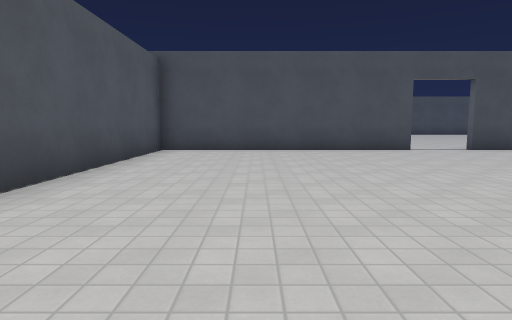
view 1 (above)

18 first-person views from a walk through a Godot game level. The camera is 1.3 m above the floor, tilts 6° down and sees 75° across. The floor is counted in squares, 2 m on a side. Each view is taken from the middle of a square. On the plan, view 1 faces up. The plan holds only what a view shows up to about 10 squares ahead; the rest is blank. The place goes on beyond the plan. Surface patterns are stand-ins for the level's own textures.

view 2
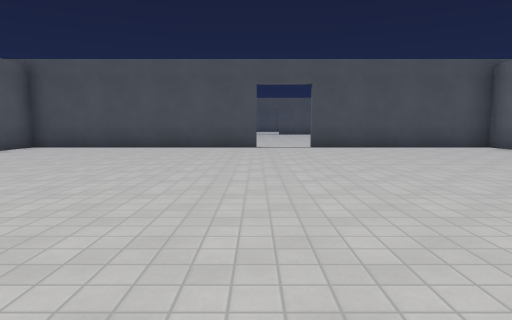

view 3
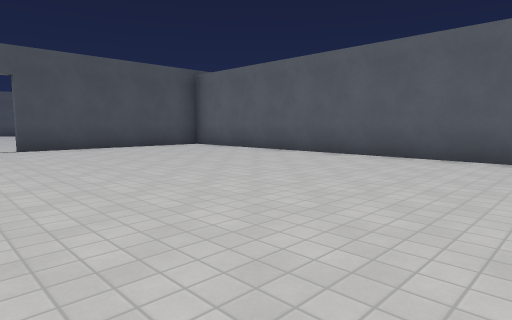

view 4
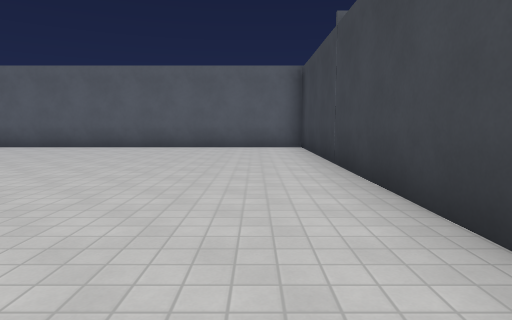

view 5
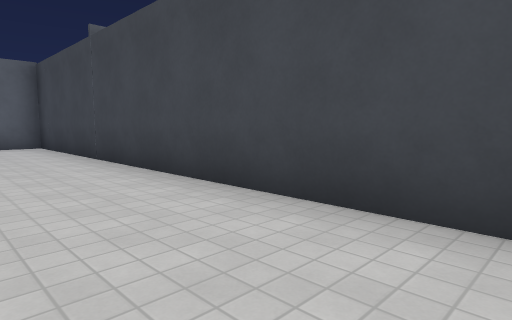

view 6
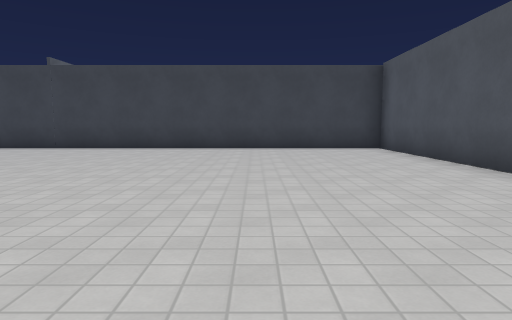

view 7
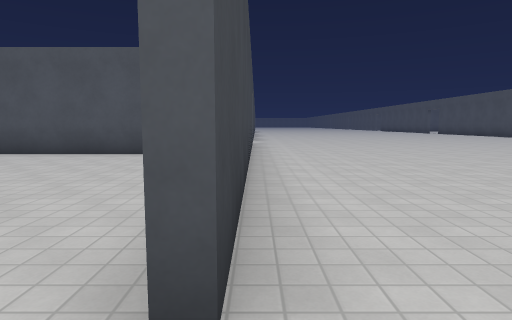

view 8
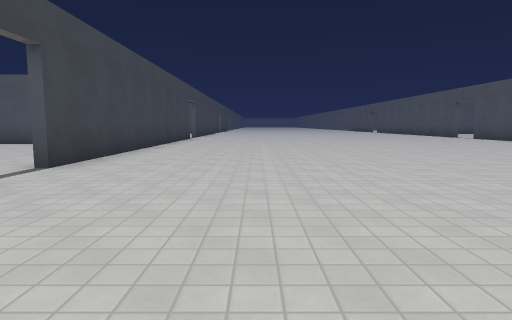

view 9
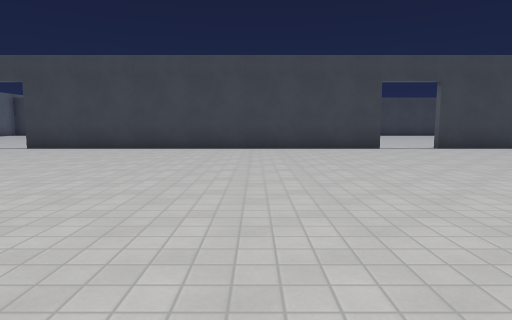

view 10
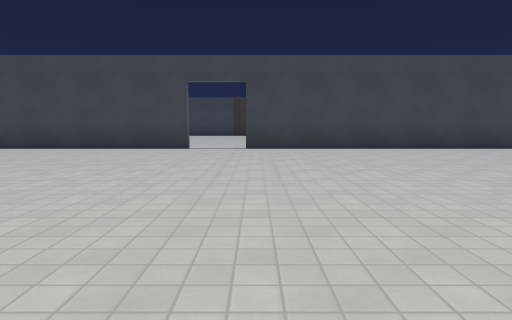

view 11
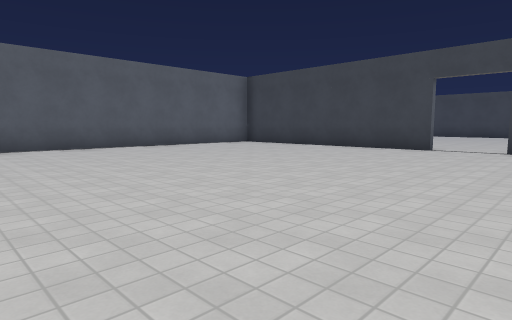

view 12
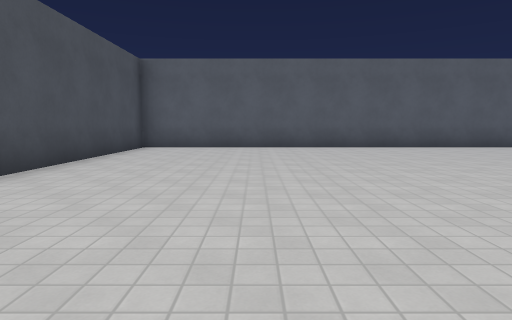

view 13
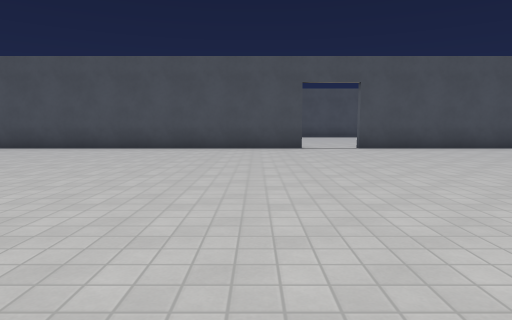

view 14
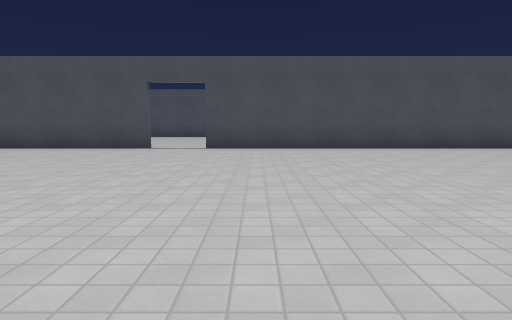

view 15
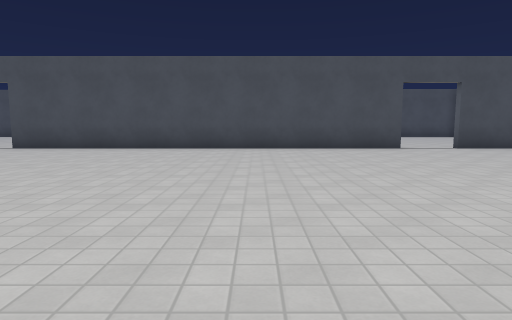

view 16
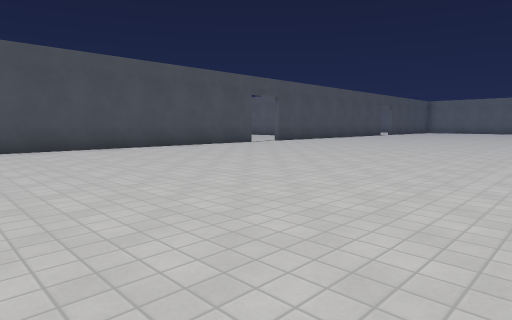

view 17
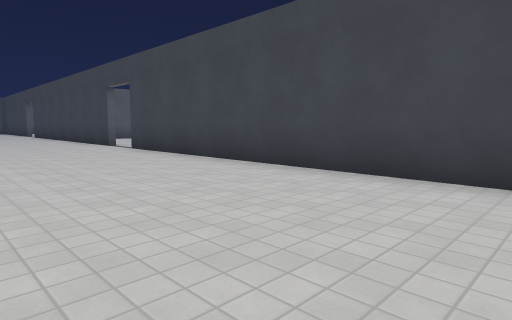

view 18
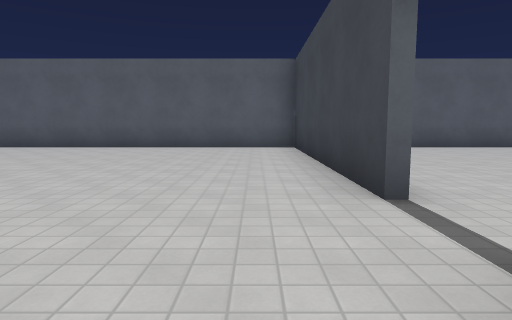

### Floor plan
Points are (right, up) in squares from view 1. A wall is a line through its corners. A room is listed if a view was taken in it or the views show most of it. See-through windows are left out.
Room 1 (views 1, 2, 3, 4, 5, 6)
walls: (4.1, 8.7) (-2.5, 8.7) (-2.5, -2.3) (10.8, -2.3) (10.8, 8.7) (5.5, 8.7)
ways out: opening at (5, 9) to room 2
Room 2 (views 7, 8, 9, 10, 11, 12, 13, 14, 15, 16, 17, 18)
walls: (5.5, 8.9) (15.4, 8.9); (4.1, 22.3) (-5.5, 22.3); (15.4, 22.3) (5.5, 22.3); (16.8, 8.9) (23.6, 8.9) (23.6, 22.3) (16.8, 22.3); (-4.5, 8.9) (4.1, 8.9)
ways out: opening at (5, 9) to room 1; opening at (5, 22); opening at (16, 9); opening at (16, 22)

Positions as (right, up) in squares from view 1, and headings:
1: (0, 0), facing up
2: (4, -1), facing up
3: (4, -1), facing up-right
4: (1, -1), facing right
5: (0, 0), facing down-right
6: (1, 7), facing down
7: (5, 9), facing left
8: (9, 12), facing left
9: (9, 18), facing down
10: (15, 18), facing down
11: (14, 18), facing down-right
12: (14, 19), facing right
13: (14, 13), facing up
14: (7, 13), facing up
15: (0, 13), facing up
16: (-5, 13), facing up-right
17: (-5, 13), facing down-right
18: (14, 10), facing right
